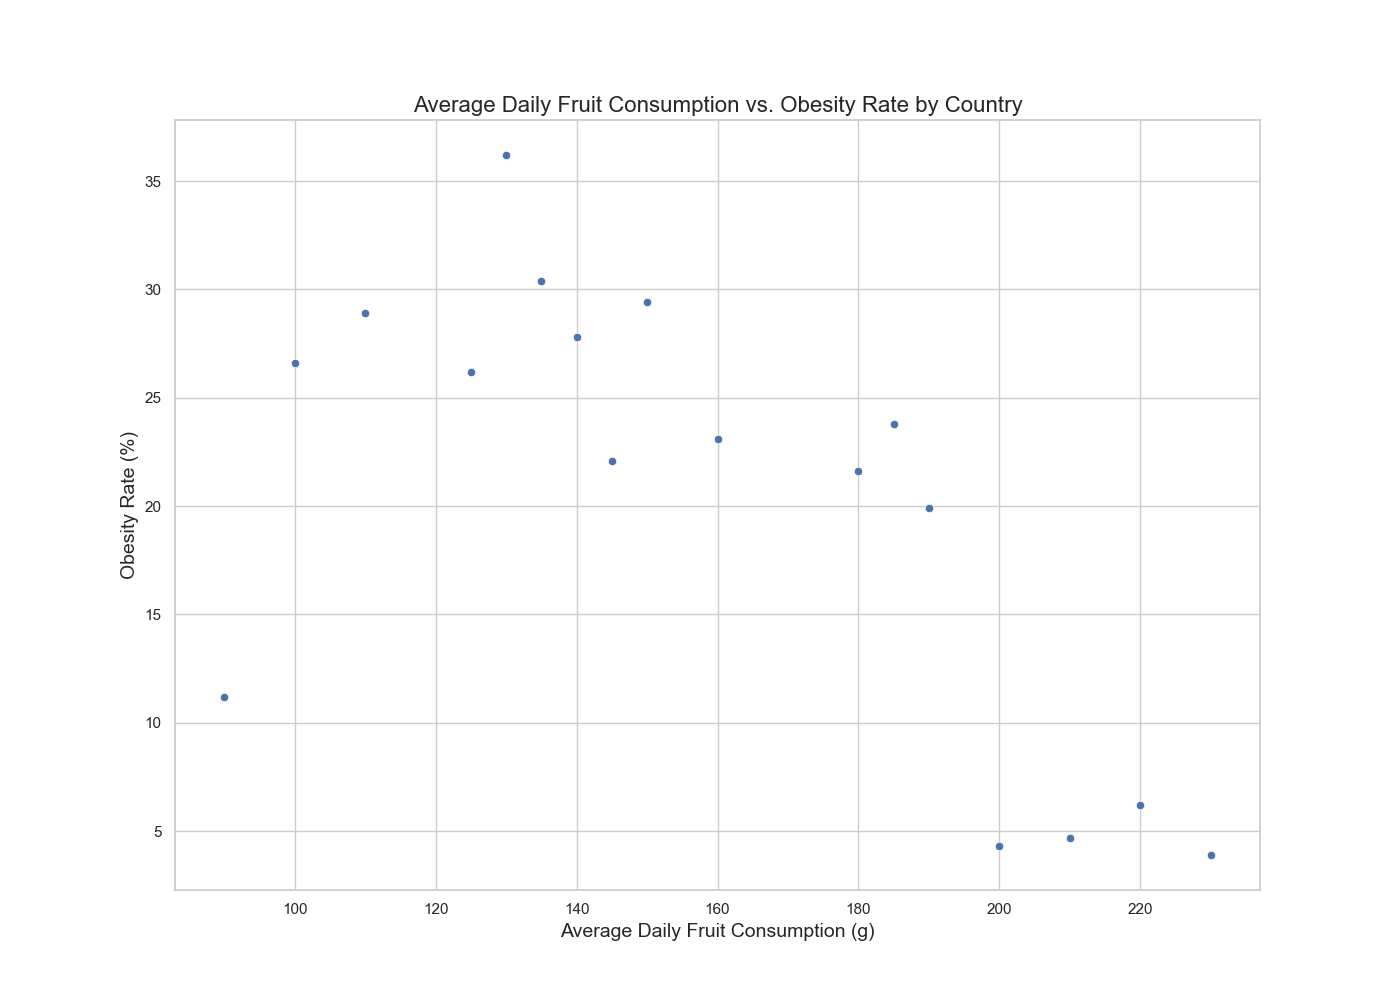

The Python source for this figure:

import seaborn as sns
import pandas as pd
import matplotlib.pyplot as plt

# Create a DataFrame with the provided data
data = {
    'Country': ['USA', 'Canada', 'Germany', 'France', 'UK', 'Japan', 'Australia', 'Italy', 'Spain', 'South Korea', 'China', 'India', 'Brazil', 'Russia', 'Mexico', 'Nigeria', 'South Africa'],
    'Average_Daily_Fruit_Consumption_g': [130, 150, 160, 180, 140, 200, 135, 190, 185, 210, 220, 230, 145, 125, 110, 90, 100],
    'Obesity_Rate_Percentage': [36.2, 29.4, 23.1, 21.6, 27.8, 4.3, 30.4, 19.9, 23.8, 4.7, 6.2, 3.9, 22.1, 26.2, 28.9, 11.2, 26.6]
}

df = pd.DataFrame(data)

# Plotting the scatterplot
plt.figure(figsize=(14, 10))
scatterplot = sns.scatterplot(data=df, x='Average_Daily_Fruit_Consumption_g', y='Obesity_Rate_Percentage', palette=['#FF6347', '#4682B4'])

scatterplot.set_title('Average Daily Fruit Consumption vs. Obesity Rate by Country', fontsize=16)
scatterplot.set_xlabel('Average Daily Fruit Consumption (g)', fontsize=14)
scatterplot.set_ylabel('Obesity Rate (%)', fontsize=14)
plt.show()
